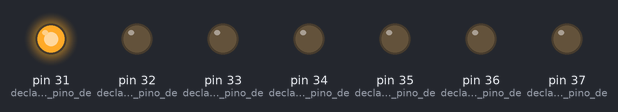
Recording of a sketch running on a simulated Arduino Mega 2560, built with avr-gcc and run on an emulated ATmega2560. Shown: output pins drawn as LEDs (lit = HIGH).

Above: at 0.15 s.
At 0.75 s:
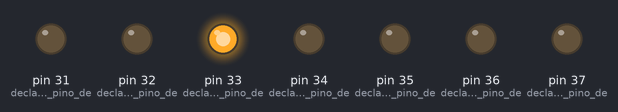
At 1.05 s:
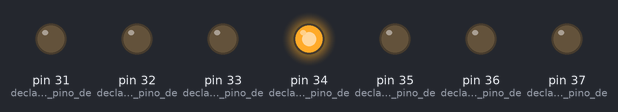
At 1.95 s:
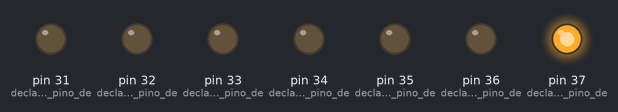
At 3.45 s:
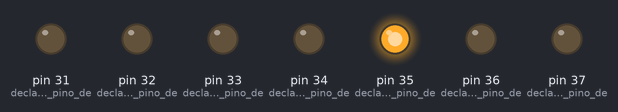
At 4.65 s:
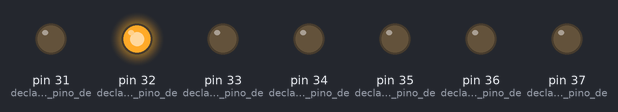
Timing chart, 0 to 5.0 s (numbered marks = the images above):
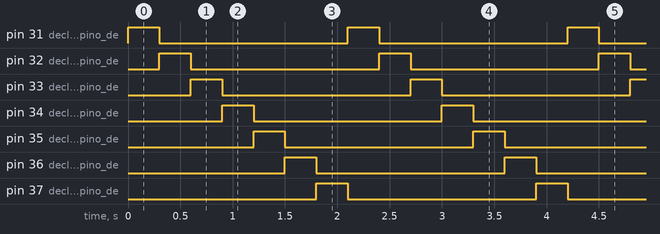

Measured:
- by itself, pin 31 (declaração_de_um_pino_de), pin 32 (declaração_de_um_pino_de), pin 33 (declaração_de_um_pino_de), pin 34 (declaração_de_um_pino_de), pin 35 (declaração_de_um_pino_de), pin 36 (declaração_de_um_pino_de), pin 37 (declaração_de_um_pino_de): alternates HIGH for 0.30 s and LOW for 1.8 s
- by itself, everything shown: repeats every 2.1 s, in 8 steps

The sketch:

rele_CPB_Mega.ino
```cpp
void setup()
{
  pinMode(31, OUTPUT);     // declaração de um pino de saída Relé 1
  pinMode(32, OUTPUT);     // declaração de um pino de saída Relé 2
  pinMode(33, OUTPUT);     // declaração de um pino de saída Relé 3
  pinMode(34, OUTPUT);     // declaração de um pino de saída Relé 4
  pinMode(35, OUTPUT);     // declaração de um pino de saída Relé 5
  pinMode(36, OUTPUT);     // declaração de um pino de saída Relé 6
  pinMode(37, OUTPUT);     // declaração de um pino de saída Relé 7
}

void loop()
{
  digitalWrite(31, HIGH);    // liga a porta 31     (relé 1 da CPB)
  delay(300);
  digitalWrite(31, LOW);     // desliga a porta 31  (relé 1 da CPB)

  digitalWrite(32, HIGH);    // liga a porta 32     (relé 2 da CPB)
  delay(300);
  digitalWrite(32, LOW);     // desliga a porta 32  (relé 2 da CPB)

  digitalWrite(33, HIGH);    // liga a porta 33     (relé 3 da CPB)
  delay(300);
  digitalWrite(33, LOW);     // desliga a porta 33  (relé 3 da CPB)

  digitalWrite(34, HIGH);    // liga a porta 34     (relé 4 da CPB)
  delay(300);
  digitalWrite(34, LOW);     // desliga a porta 34  (relé 4 da CPB)

  digitalWrite(35, HIGH);    // liga a porta 35     (relé 5 da CPB)
  delay(300);
  digitalWrite(35, LOW);     // desliga a porta 35  (relé 5 da CPB)

  digitalWrite(36, HIGH);    // liga a porta 36     (relé 6 da CPB)
  delay(300);
  digitalWrite(36, LOW);     // desliga a porta 36  (relé 6 da CPB)

  digitalWrite(37, HIGH);    // liga a porta 37     (relé 7 da CPB)
  delay(300);
  digitalWrite(37, LOW);     // desliga a porta 37  (relé 7 da CPB)

}
```
